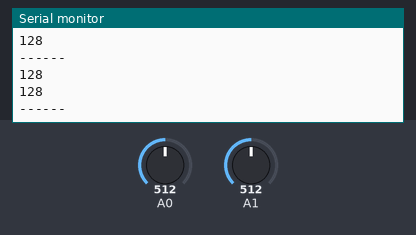
Recording of a sketch running on a simulated Arduino Uno, built with avr-gcc and run on an emulated ATmega328P. On the bench: the last lines printed to the serial monitor. The inputs (shaded band) are chosen by the test bench; at power-on: A0 = 512, A1 = 512. No radio packets arrive unless stated.

Above: at 1.2 s.
1.3 s: A0 set to 716
At 1.35 s:
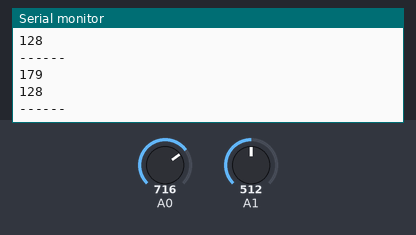
2.8 s: A1 set to 306
At 2.84 s:
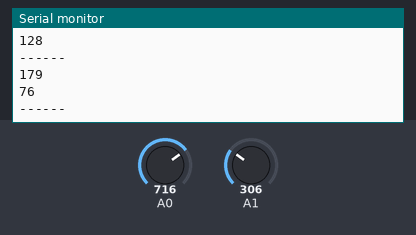
4.3 s: A0 set to 900
At 4.37 s:
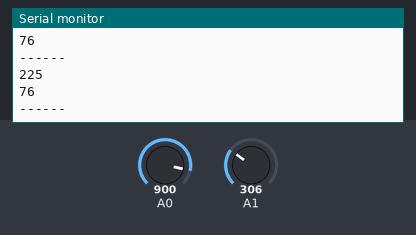
5.8 s: A1 set to 122
At 5.85 s:
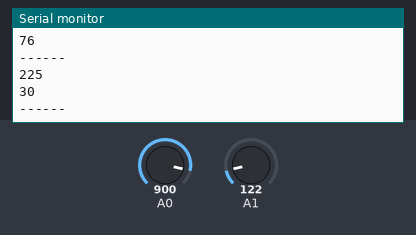
Timing chart, 0 to 8.3 s (numbered marks = the images above; inputs shaded):
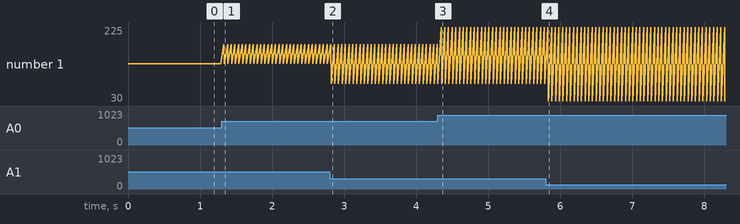

The sketch:

remote.ino
```cpp
#include <RH_ASK.h>
#include <SPI.h>

#define MESSAGE_LEN 6
#define MSG_SEND_DELAY 50

RH_ASK driver;

void setup() {
  driver.init();
  Serial.begin(9600); // comment out when done testing
}

void loop() {
  uint8_t data[MESSAGE_LEN] = {45, (analogRead(0)/4), (analogRead(1)/4), 46, 0, 0}; // sends a 1 and a 2 at the beginning and the end to check the messsage
  driver.send(data, MESSAGE_LEN); // send data
  Serial.println(data[1]);
  Serial.println(data[2]);
  Serial.println("------");
  delay(MSG_SEND_DELAY);
}

// http://cdn.sparkfun.com/datasheets/Wireless/General/TWS-BS-3_433.92MHz_ASK_RF_Transmitter_Module_Data_Sheet.pdf
```

Measured:
- after the input at 1.3 s, the serial monitor: prints a new line at once (image 1)
- after the input at 2.8 s, the serial monitor: prints a new line at once (image 2)
- after the input at 4.3 s, the serial monitor: prints a new line after 0.05 s (image 3)
- after the input at 5.8 s, the serial monitor: prints a new line at once (image 4)
- plotted number 1: 76 → 30 after the input at 5.8 s
